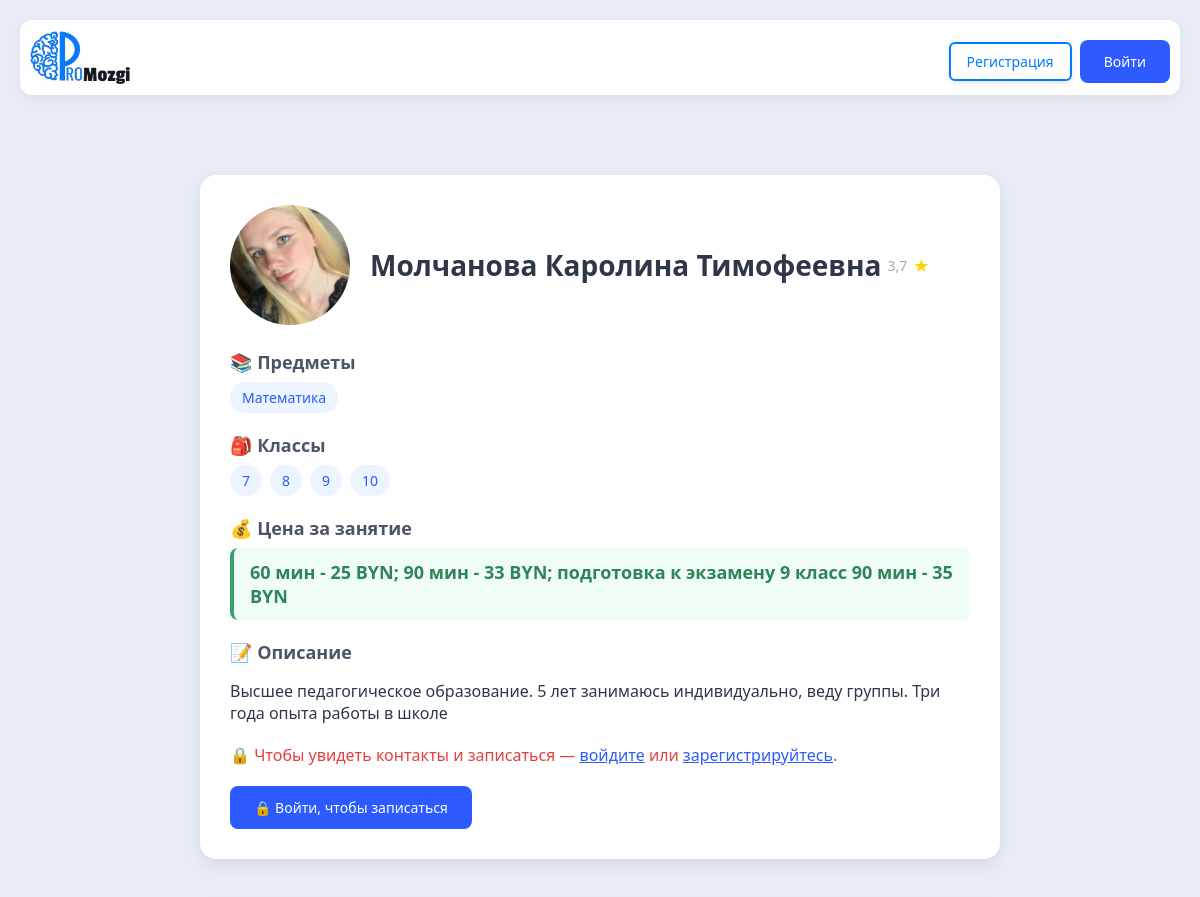
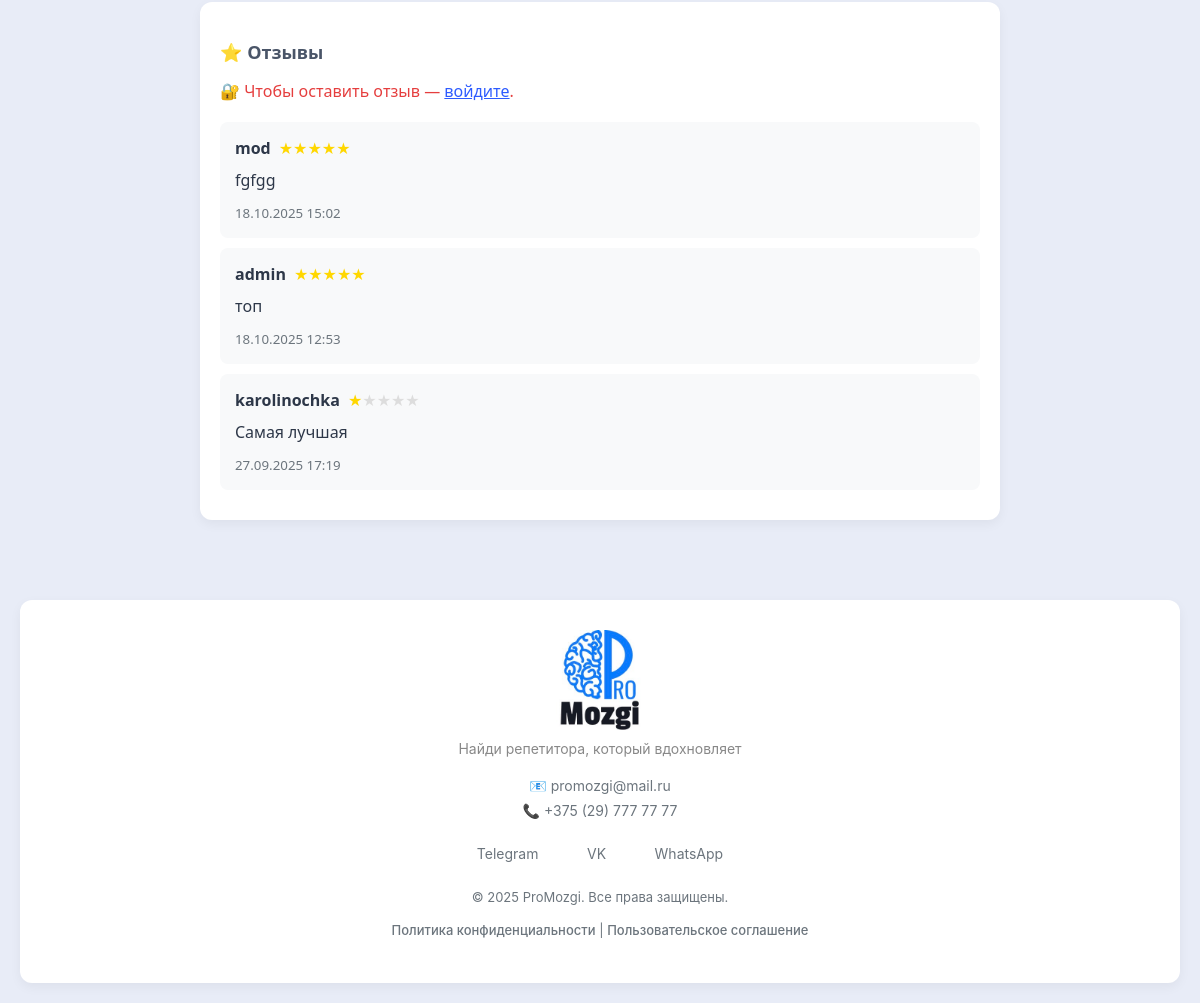
Page /4/ on the committed database (2 pictures, top to bottom).
### myapp/models.py (models this page shows, shortened)
class Teacher(models.Model):
	user = models.ForeignKey(User, on_delete=models.CASCADE, verbose_name="Пользователь", related_name="teachers")
	photo = models.ImageField(upload_to='teachers_photos/', blank=True, null=True, verbose_name="Фото")
	fio = models.CharField("ФИО", max_length=50)
	description = models.TextField("Onиcaниe", null=True, blank=True)
	price = models.TextField("Цена", null=True, blank=True)
	subjects = models.ManyToManyField(Subjects, verbose_name="Учебный предмет")
	klass = models.ManyToManyField(Klass, verbose_name= "Класс")
	phone = models.CharField("Телефон", max_length=20, blank=True, null=True)
	STATUS_CHOICES = [
        ('active', 'Активное'),
        ('hidden', 'Скрытое'),
        ('moderation', 'На модерации'),
		('rejected', 'Отклонённые'),
    ]
	status = models.CharField(max_length=20, choices=STATUS_CHOICES, default='moderation')
	def average_rating(self):
		reviews = self.reviews.all()  # предполагается, что related_name='reviews'
		if not reviews:
			return 0
		avg = sum(review.rating for review in reviews) / len(reviews)
		return round(avg, 1)
	class Meta:
		verbose_name_plural = "Учителя"
		verbose_name = "Учитель"

class Review(models.Model):
    teacher = models.ForeignKey('Teacher', on_delete=models.CASCADE, related_name='reviews')
    user = models.ForeignKey(User, on_delete=models.CASCADE)
    text = models.TextField(verbose_name="Отзыв")
    rating = models.IntegerField(verbose_name="Оценка", choices=[(i, i) for i in range(1, 6)])
    created_at = models.DateTimeField(auto_now_add=True)

class Subjects(models.Model):
	name = models.CharField("Учебный предмет", max_length = 50)
	class Meta:
		verbose_name_plural = "Учебные предметы"
		verbose_name = "Учебный предмет"

class Klass(models.Model):
	name = models.CharField("Класс", max_length = 2)
	class Meta:
		verbose_name_plural = "Классы"
		verbose_name = "Класс"

### myapp/views.py (the view, shortened to what this page needs)
# urls.py: path('<int:pk>/', TeachersDetailsView.as_view(), name = "teacher_details"),
class TeachersDetailsView(DetailView):
    model = Teacher
    template_name = "teachers/teacher_details.html"
    context_object_name = "teacher"
    def get_context_data(self, **kwargs):
        context = super().get_context_data(**kwargs)
        teacher = self.get_object()
        context['reviews'] = teacher.reviews.all().order_by('-created_at')
        context['form'] = ReviewForm()
        context['is_moderator'] = self.request.user.groups.filter(name='Модераторы').exists()
        return context

### myapp/templatetags/rating_tags.py (called while the page is built)
@register.simple_tag
def render_rating_stars(rating):
    try:
        rating = int(rating)
    except (ValueError, TypeError):
        rating = 0
    full_stars = min(max(rating, 0), 5)
    stars_html = ""
    for i in range(1, 6):
        if i <= full_stars:
            stars_html += '<span class="star full">★</span>'
        else:
            stars_html += '<span class="star">★</span>'
    return mark_safe(f'<span class="user-rating">{stars_html}</span>')

### myapp/templates/teachers/teacher_details.html (shortened to what this page needs)
{% load static %}
{% load rating_tags %}
{% load user_tags %}
<!DOCTYPE html>
<html lang="en">
<head>
    <link rel="stylesheet" type="text/css" href="{% static 'myapp/style.css' %}">
    <link rel="stylesheet" href="{% static 'myapp/footer.css' %}">
    <link rel="stylesheet" href="{% static 'myapp/header.css' %}">
    <link rel="stylesheet" href="{% static 'myapp/teacher_details.css' %}">
</head>
<body>
<header class="site-header">
    <div class="header-card">
        <a href="{% url 'teachers_list' %}" class="header-logo">
            <img src="{% static 'myapp/images/logo_header.png' %}" alt="ProMozgi" class="logo-img">
        </a>
        <div class="header-controls">
            {% if user.is_authenticated %}
                <div style="display: inline;">
                    {% if user|in_group:"Модераторы" %}
                        <a href="{% url 'moderation' %}" class="btn-outline">Модерация</a>
                    {% endif %}
                    <a href="{% url 'my_ads' %}" class="btn-outline">Мои объявления</a>
                    <form method="post" action="{% url 'logout' %}" style="display: inline;" id="logout-form">
                        {% csrf_token %}
                        <button type="submit" class="btn-v">Выйти</button>
                    </form>
                </div>
            {% else %}
                <div style="display: inline;">
                    <a href="{% url 'register' %}" class="btn-outline">Регистрация</a>
                    <a href="{% url 'login' %}?next={{ request.get_full_path|urlencode }}" class="btn-v">Войти</a>
                </div>
            {% endif %}
        </div>
    </div>
</header>
  <div class="container">
    <div class="teacher-profile">
      <div class="teacher-header">
          {% if teacher.photo %}
              <img src="{{ teacher.photo.url }}" alt="Фото {{ teacher.fio }}" class="avatar-large">
          {% else %}
              <div class="avatar-placeholder-large">{{ teacher.fio|first }}</div>
          {% endif %}
          <h1 class="teacher-name">{{ teacher.fio }}</h1>
            {% if teacher.average_rating > 0 %}
              <div class="teacher-rating">
                <span class="rating-value">{{ teacher.average_rating }}</span>
                <span class="star">★</span>
              </div>
            {% else %}
              <div class="teacher-rating">
                <h1>   </h1>
                <span class="rating-value">Нет отзывов</span>
              </div>
            {% endif %}
      </div>
      <div class="section">
        <h3 class="section-title">
          📚 Предметы
        </h3>
        <div class="tag-list">
          {% for subject in teacher.subjects.all %}
            <span class="tag">{{ subject.name }}</span>
          {% endfor %}
        </div>
      </div>
      <div class="section">
        <h3 class="section-title">
          🎒 Классы
        </h3>
        <div class="tag-list">
          {% for klass in teacher.klass.all %}
            <span class="tag">{{ klass.name }}</span>
          {% endfor %}
        </div>
      </div>
      <div class="section">
        <h3 class="section-title">💰 Цена за занятие</h3>
        <div class="price-box">{{ teacher.price }}</div>
      </div>
      <div class="section">
        <h3 class="section-title">📝 Описание</h3>
        <p class="section-content">{{ teacher.description|linebreaks }}</p>
      </div>
        {% if user.is_authenticated %}
            <button id="show-contacts-btn" class="btn-v">📞 Показать контакты для записи</button>
            <div id="contacts-block">
                <h3 class="section-title">
                  📲 Контакты репетитора
                </h3>
                {% if teacher.phone and teacher.phone.strip %}
                    <p><strong>Телефон:</strong> {{ teacher.phone }}</p>
                {% else %}
                    <p><strong>Телефон:</strong> <em>не указан</em></p>
                {% endif %}
                <p style="color: #d5243c; font-size: 14px; margin-top: 15px;">
                    ✍🏻 Свяжитесь с репетитором напрямую, чтобы договориться о занятии.
                </p>
            </div>
        {% else %}
            <p style="color: #e53e3e; font-weight: 500; margin: 10px 0;">
                🔒 Чтобы увидеть контакты и записаться —
                <a href="{% url 'login' %}" style="color: #2D5BFF;">войдите</a>
                или
                <a href="{% url 'register' %}" style="color: #2D5BFF;">зарегистрируйтесь</a>.
            </p>
            <a href="{% url 'login' %}?next={{ request.path }}" class="btn-v">🔒 Войти, чтобы записаться</a>
        {% endif %}
    </div>
    <div style="margin-top: 40px; padding: 20px; background: #fff; border-radius: 12px; box-shadow: 0 4px 12px rgba(0,0,0,0.05);">
        <h3 class="section-title">⭐️ Отзывы</h3>
        {% if user.is_authenticated %}
            <form method="post" style="margin-bottom: 20px;">
              {% csrf_token %}
              {{ form.text }}
              <div style="margin: 15px 0;">
                  <label>Ваша оценка:</label><br>
                  <div class="star-rating" data-rating="0">
                      <span class="star" data-value="5">★</span>
                      <span class="star" data-value="4">★</span>
                      <span class="star" data-value="3">★</span>
                      <span class="star" data-value="2">★</span>
                      <span class="star" data-value="1">★</span>
                  </div>
                  {{ form.rating }}
              </div>
              <button type="submit" class="btn-v">Оставить отзыв</button>
            </form>
        {% else %}
            <p style="color: #e53e3e; font-weight: 500;">
                🔐 Чтобы оставить отзыв —
                <a href="{% url 'login' %}?next={{ request.path }}" style="color: #2D5BFF;">войдите</a>.
            </p>
        {% endif %}
        {% if reviews %}
        <div style="margin-top: 20px;">
            {% for review in reviews %}
              <div style="padding: 15px; background: #f8f9fa; border-radius: 8px; margin-bottom: 10px;">
                <strong>{{ review.user.username }}</strong>{% render_rating_stars review.rating %}
                <p style="margin: 10px 0;">{{ review.text }}</p>
                <small style="color: #6c757d;">{{ review.created_at|date:"d.m.Y H:i" }}</small>
              </div>
            {% endfor %}
          </div>
        {% else %}
          <p style="color: #6c757d; font-style: italic;">Пока нет отзывов.</p>
        {% endif %}
    </div>
  </div>
      <footer class="site-footer">
        <div class="footer-card">
          <div class="footer-brand">
            <img src="{% static 'myapp/images/logo_footer.png' %}" alt="Логотип" class="footer-logo">
            <p>Найди репетитора, который вдохновляет</p>
          </div>
          <div class="footer-contacts">
            <p>📧 promozgi@mail.ru</p>
            <p>📞 +375 (29) 777 77 77</p>
          </div>
          <div class="footer-social">
            <a href="#" class="social-link">Telegram</a>
            <a href="#" class="social-link">VK</a>
            <a href="#" class="social-link">WhatsApp</a>
          </div>
          <div class="footer-legal">
            <p>© 2025 ProMozgi. Все права защищены.</p>
            <p>
              <a href="/privacy/">Политика конфиденциальности</a> |
              <a href="/terms/">Пользовательское соглашение</a>
            </p>
          </div>
        </div>
      </footer>
</body>
</html>

### myapp/static/myapp/style.css (style rules this page uses)
body { font-family: 'Segoe UI', Tahoma, Geneva, Verdana, sans-serif; background-color: #e8ecf7; color: #2D3748; margin: 0; padding: 20px; }
h1 { text-align: center; color: #2D3748; margin-bottom: 30px; }
.btn-v { display: inline-block; background-color: #2D5BFF; color: white; padding: 12px 24px; border-radius: 8px; text-decoration: none; font-size: 14px; font-weight: 500; transition: background-color 0.2s; margin-top: 10px; }
.btn-outline { display: inline-block; padding: 10px 16px; margin: 4px; font-size: 14px; font-weight: 500; color: #007bff; text-decoration: none; border: 2px solid #007bff; border-radius: 8px; background: none; cursor: pointer; transition: all 0.2s ease; box-shadow: 0 2px 6px rgba(0, 0, 0, 0.1); }
.avatar-large { width: 120px; height: 120px; border-radius: 50%; object-fit: cover; margin-right: 20px; }
.btn-outline { padding: 8px 16px; background: transparent; color: #007bff; border: 2px solid #007bff; border-radius: 6px; cursor: pointer; font-size: 14px; margin-left: 5px; }

### myapp/static/myapp/footer.css (style rules this page uses)
.footer-card { background: #fff; border-radius: 12px; box-shadow: 0 4px 12px rgba(0, 0, 0, 0.05); padding: 30px; max-width: auto; margin-top: 80px; text-align: center; font-family: -apple-system, BlinkMacSystemFont, "Segoe UI", Roboto, Helvetica, Arial, sans-serif; color: #6c757d; }
.footer-brand p { margin: 0 0 20px; font-size: 14px; color: #888; }
.footer-contacts p { margin: 8px 0; font-size: 14px; }
.footer-social { margin: 20px 0; }
.footer-social .social-link { display: inline-block; margin: 0 10px; color: #6c757d; text-decoration: none; font-size: 14px; padding: 6px 12px; border-radius: 20px; transition: all 0.2s; }
.footer-legal { margin-top: 20px; font-size: 13px; line-height: 1.5; }
.footer-legal a { color: #6c757d; text-decoration: none; font-weight: 500; }
.footer-logo { max-width: 100px; height: auto; display: block; margin: 0 auto 10px; }

### myapp/static/myapp/header.css (style rules this page uses)
.header-card { background: #fff; border-radius: 12px; box-shadow: 0 4px 12px rgba(0, 0, 0, 0.05); padding: 10px; max-width: auto; margin-bottom: 80px; display: flex; justify-content: space-between; align-items: center; gap: 12px; }
.header-logo { display: flex; align-items: center; flex: 1; }
.logo-img { max-width: 100px; height: auto; display: block; }
.header-controls { display: flex; gap: 8px; align-items: center; }

### myapp/static/myapp/teacher_details.css (style rules this page uses)
.container { max-width: 800px; margin: 0 auto; }
.teacher-profile { background: white; border-radius: 16px; box-shadow: 0 6px 16px rgba(0,0,0,0.08); padding: 30px; margin-bottom: 30px; }
.teacher-header { display: flex; align-items: center; margin-bottom: 25px; }
.teacher-name { margin: 0; font-size: 28px; color: #2D3748; }
.section { margin-bottom: 20px; }
.section-title { font-size: 18px; font-weight: 600; color: #4A5568; margin-bottom: 8px; display: flex; align-items: center; }
.section-content { font-size: 16px; line-height: 1.6; color: #2D3748; }
.tag-list { display: flex; flex-wrap: wrap; gap: 8px; margin-top: 8px; }
.tag { background-color: #ebf4ff; color: #2D5BFF; padding: 6px 12px; border-radius: 20px; font-size: 14px; font-weight: 500; }
.price-box { background-color: #f0fdf4; border-left: 4px solid #38a169; padding: 12px 16px; border-radius: 8px; font-weight: 600; font-size: 18px; color: #2F855A; }
.user-rating { display: inline-block; margin-left: 8px; font-size: 16px; line-height: 1; }
.user-rating .star { color: #ddd; }
.user-rating .star.full { color: #FFD700; }
.teacher-rating { display: flex; align-items: center; gap: 6px; font-size: 14px; color: #aaa; }
.teacher-rating .star { color: #FFD700; font-size: 18px; }
.teacher-rating .rating-value { color: #aaa; }

### rows in the picture
Teacher: photo (picture), fio "Молчанова Каролина Тимофеевна", average_rating "3,7", price "60 мин - 25 BYN; 90 мин - 33 BYN; подготовка к экзамену 9 класс 90 мин - 35 BYN", description "Высшее педагогическое образование. 5 лет занимаюсь индивидуально, веду группы. Три года опыта работы в школе"
Subjects: name "Математика"
Klass: name "7"
Klass: name "8"
Klass: name "9"
Klass: name "10"
Review: user.username "mod", rating "★ ★ ★ ★ ★", text "fgfgg", created_at "18.10.2025 15:02"
Review: user.username "admin", rating "★ ★ ★ ★ ★", text "топ", created_at "18.10.2025 12:53"
Review: user.username "karolinochka", rating "★ ★ ★ ★ ★", text "Самая лучшая", created_at "27.09.2025 17:19"
